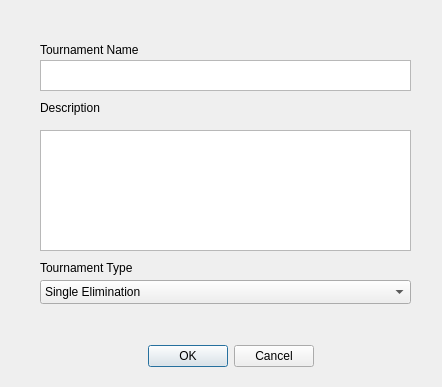
<?xml version="1.0" encoding="UTF-8"?>
<ui version="4.0">
 <class>NewTournament</class>
 <widget class="QDialog" name="NewTournament">
  <property name="geometry">
   <rect>
    <x>0</x>
    <y>0</y>
    <width>442</width>
    <height>387</height>
   </rect>
  </property>
  <property name="windowTitle">
   <string>Dialog</string>
  </property>
  <widget class="QDialogButtonBox" name="buttonBox">
   <property name="geometry">
    <rect>
     <x>60</x>
     <y>340</y>
     <width>341</width>
     <height>32</height>
    </rect>
   </property>
   <property name="orientation">
    <enum>Qt::Horizontal</enum>
   </property>
   <property name="standardButtons">
    <set>QDialogButtonBox::Cancel|QDialogButtonBox::Ok</set>
   </property>
   <property name="centerButtons">
    <bool>true</bool>
   </property>
  </widget>
  <widget class="QTextEdit" name="name_text">
   <property name="geometry">
    <rect>
     <x>40</x>
     <y>60</y>
     <width>371</width>
     <height>31</height>
    </rect>
   </property>
  </widget>
  <widget class="QLabel" name="label">
   <property name="geometry">
    <rect>
     <x>40</x>
     <y>40</y>
     <width>151</width>
     <height>20</height>
    </rect>
   </property>
   <property name="text">
    <string>Tournament Name</string>
   </property>
  </widget>
  <widget class="QLabel" name="label_2">
   <property name="geometry">
    <rect>
     <x>40</x>
     <y>100</y>
     <width>101</width>
     <height>16</height>
    </rect>
   </property>
   <property name="text">
    <string>Description</string>
   </property>
  </widget>
  <widget class="QTextEdit" name="desc_text">
   <property name="geometry">
    <rect>
     <x>40</x>
     <y>130</y>
     <width>371</width>
     <height>121</height>
    </rect>
   </property>
  </widget>
  <widget class="QComboBox" name="type_cb">
   <property name="geometry">
    <rect>
     <x>40</x>
     <y>280</y>
     <width>371</width>
     <height>24</height>
    </rect>
   </property>
   <item>
    <property name="text">
     <string>Single Elimination</string>
    </property>
   </item>
   <item>
    <property name="text">
     <string>Double Elimination</string>
    </property>
   </item>
   <item>
    <property name="text">
     <string>Round Robin</string>
    </property>
   </item>
   <item>
    <property name="text">
     <string>Swiss</string>
    </property>
   </item>
   <item>
    <property name="text">
     <string>Free For All</string>
    </property>
   </item>
   <item>
    <property name="text">
     <string>Leaderboard</string>
    </property>
   </item>
  </widget>
  <widget class="QLabel" name="label_3">
   <property name="geometry">
    <rect>
     <x>40</x>
     <y>260</y>
     <width>141</width>
     <height>16</height>
    </rect>
   </property>
   <property name="text">
    <string>Tournament Type</string>
   </property>
  </widget>
 </widget>
 <resources/>
 <connections>
  <connection>
   <sender>buttonBox</sender>
   <signal>accepted()</signal>
   <receiver>NewTournament</receiver>
   <slot>accept()</slot>
   <hints>
    <hint type="sourcelabel">
     <x>248</x>
     <y>254</y>
    </hint>
    <hint type="destinationlabel">
     <x>157</x>
     <y>274</y>
    </hint>
   </hints>
  </connection>
  <connection>
   <sender>buttonBox</sender>
   <signal>rejected()</signal>
   <receiver>NewTournament</receiver>
   <slot>reject()</slot>
   <hints>
    <hint type="sourcelabel">
     <x>316</x>
     <y>260</y>
    </hint>
    <hint type="destinationlabel">
     <x>286</x>
     <y>274</y>
    </hint>
   </hints>
  </connection>
 </connections>
</ui>
